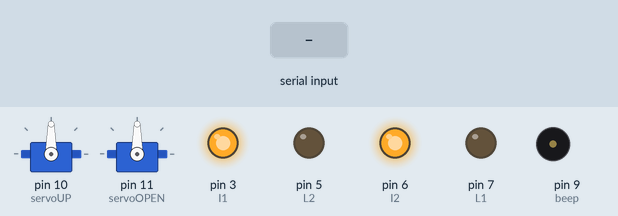
A sketch run on a simulated Arduino Uno, built with avr-gcc and run on an emulated ATmega328P. Shown: 2 × servo, output pins drawn as LEDs (lit = HIGH), buzzer (waves = sounding, pin HIGH). Inputs (shaded band) come from the test bench. Pins used as bus, display or sensor lines are not drawn; what the sketch prints to the serial monitor is not drawn.

Above: at 1.2 s.
1.3 s: "0" received over the second serial link
At 1.6 s:
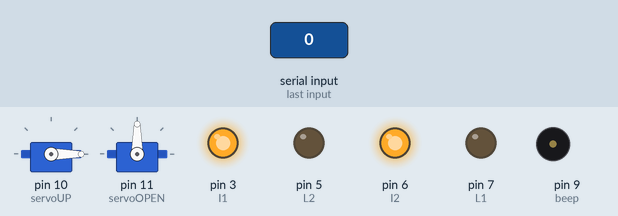
2.8 s: "2" received over the second serial link
At 3.9 s:
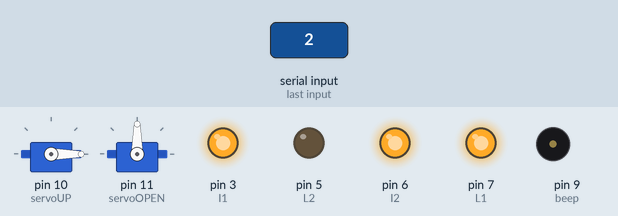
4.3 s: "1" received over the second serial link
At 5.1 s:
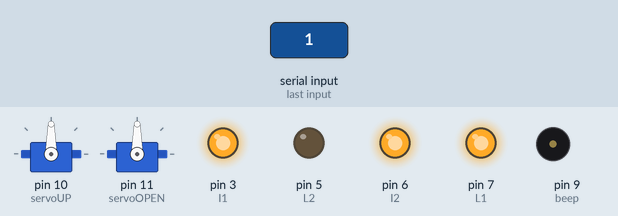
5.8 s: "3" received over the second serial link
At 6.2 s:
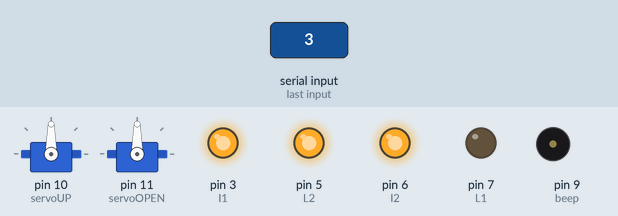
7.3 s: "7" received over the second serial link
At 8.5 s:
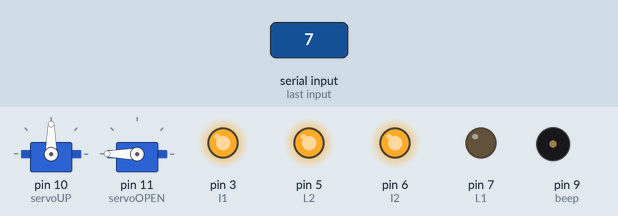
8.8 s: "4" received over the second serial link
At 9.7 s:
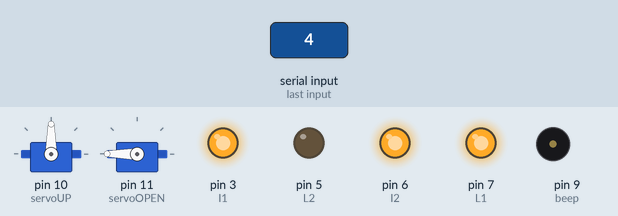
Timing chart, 0 to 11.3 s (numbered marks = the images above; inputs shaded):
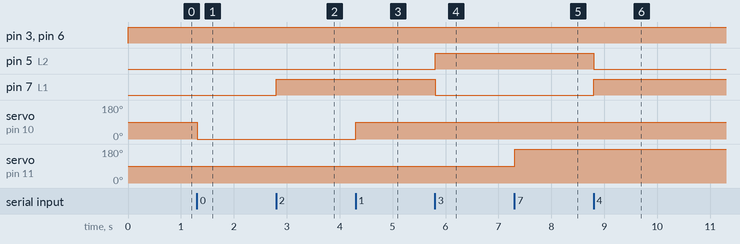

Measured:
- after the input at 1.3 s, servo on pin 10 (servoUP): 90° → 0° at once
- after the input at 2.8 s, pin 7 (L1): LOW → HIGH at once
- after the input at 4.3 s, servo on pin 10 (servoUP): 0° → 90° at once
- after the input at 5.8 s, pin 5 (L2): LOW → HIGH at once; pin 7 (L1): HIGH → LOW at once
- after the input at 7.3 s, servo on pin 11 (servoOPEN): 90° → 180° at once
- after the input at 8.8 s, pin 5 (L2): HIGH → LOW at once; pin 7 (L1): LOW → HIGH at once

The sketch:

MainCodeNika.ino
```cpp
#include <Servo.h>
#include <NewPing.h>
#include <SoftwareSerial.h>
using namespace std;

SoftwareSerial myB (13,12);//RX,TX//need to change any Serial. to myB.

int I1 = 3;
int R1 = 4;
int R2 = 2;
int I2 = 6;
int L1 = 7;
int L2 = 5;
int beep = 9;
int detect = 8;
int armUP = 10;
int armOPEN = 11;

Servo servoUP;
Servo servoOPEN;

void setup(){

    Serial.begin(9600);
    myB.begin(9600);
    //pinMode(rxd,INPUT);
    //pinMode(txd,INPUT);
    pinMode(I1,OUTPUT);
    pinMode(R1,OUTPUT);
    pinMode(R2,OUTPUT);
    pinMode(I2,OUTPUT);
    pinMode(L1,OUTPUT);
    pinMode(L2,OUTPUT);
    pinMode(beep,OUTPUT);
    pinMode(detect,INPUT);
    servoUP.attach(10);
    servoOPEN.attach(11);
    //servoUP.write(90);
}

void Stop(){

    digitalWrite(R1, LOW);
    digitalWrite(L1, LOW);
    digitalWrite(R2, LOW);
    digitalWrite(L2, LOW);
}

void Forward(){

    digitalWrite(L1, HIGH);
    digitalWrite(R1, HIGH);
    digitalWrite(L2, LOW);
    digitalWrite(R2, LOW);
}

void Backward(){

    digitalWrite(L2, HIGH);
    digitalWrite(R2, HIGH);
    digitalWrite(L1, LOW);
    digitalWrite(R1, LOW);
}

void ManualRight(){

    digitalWrite(L1, HIGH);
    digitalWrite(R2, HIGH);
    digitalWrite(L2, LOW);
    digitalWrite(R1, LOW);
}

void ManualLeft(){

    digitalWrite(L2, HIGH);
    digitalWrite(R1, HIGH);
    digitalWrite(L1, LOW);
    digitalWrite(R2, LOW);
}


void loop(){

    digitalWrite(beep,LOW);
    analogWrite(I1, 255);
    analogWrite(I2, 255);
    //detect = digitalRead(7);
    while (myB.available() == 0)
    {
      Serial.print("Wait");
    }
    if (myB.available() > 0)// may delete it
    {
        char received = myB.read();
        Serial.println(received);
        if (received == '0')
        {
          servoUP.write(0);
        }
        else if  (received == '1')
        {
          servoUP.write(90);
        }
        else if (received == '2')
        {
          //detect???
          Forward();
        }
        else if (received == '3')
        {
          Backward();
        }
        else if (received == '4')
        {
          ManualRight();
        }
        else if (received == '5')
        {
          ManualLeft();
        }
        else if (received == '6')
        {
          Stop();
        }
        else if (received == '7')
        {
          servoOPEN.write(180);
        }
        else if (received == '8')
        {
          servoOPEN.write(50);
        }
        delay(100);
        /*if (myB.available() > 0)
        {
          received = myB.read();
          Serial.print("2nd");
          Serial.println(received);
        }*/
    }
}
```
